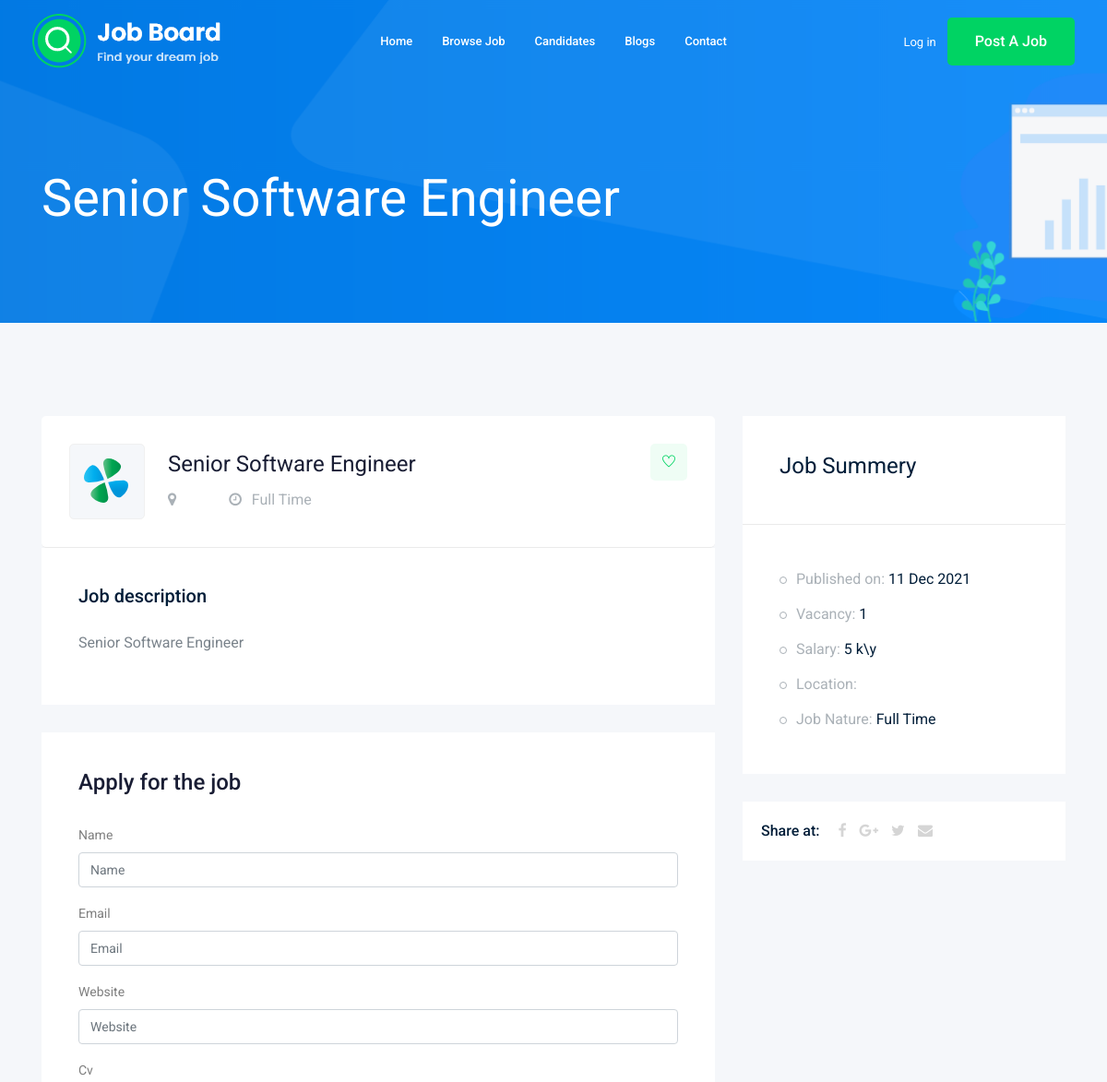
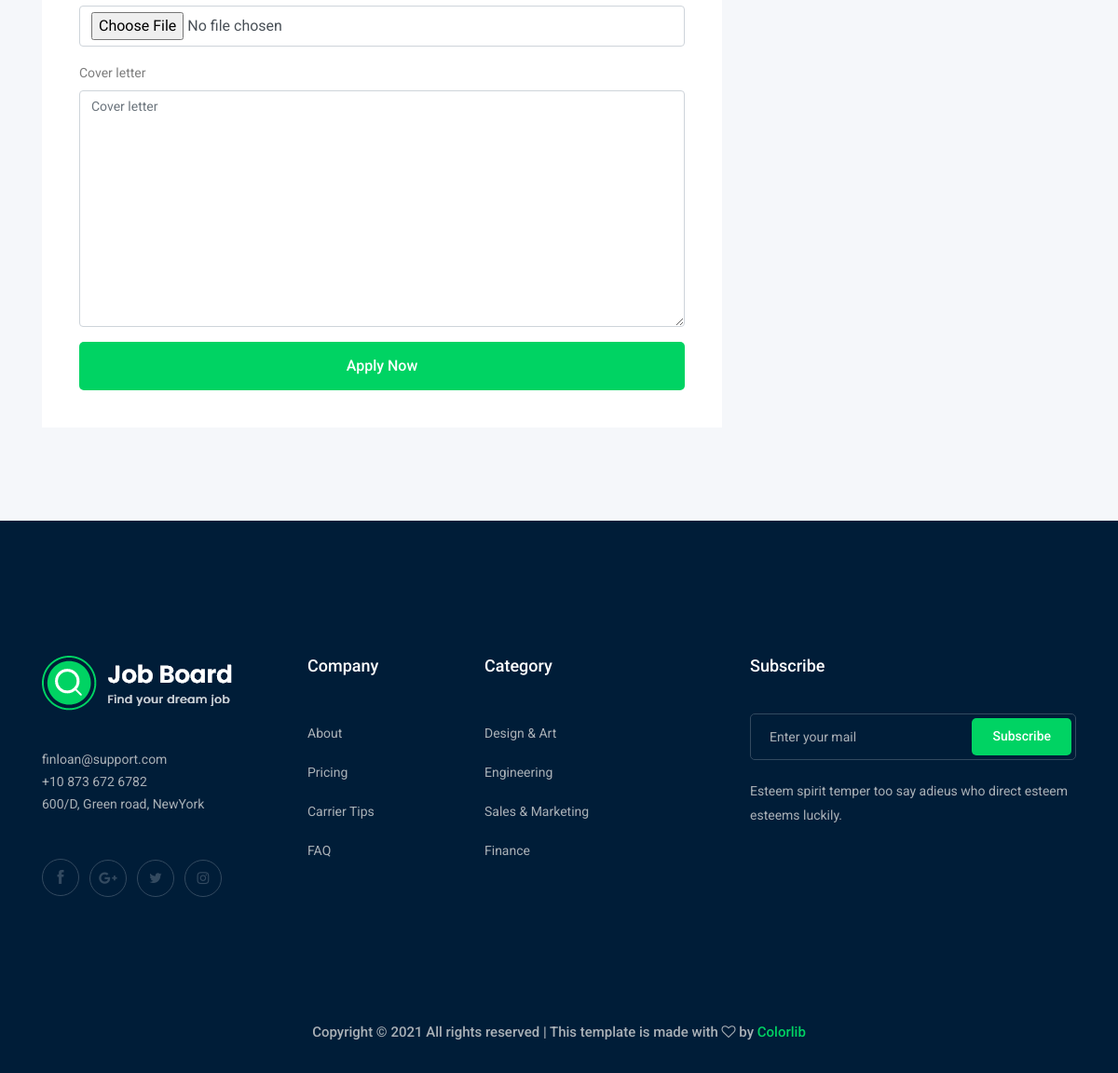
Screenshot of /jobs/1 with the database file from the repository (2 pictures, top to bottom).
### job/models.py (models this page shows, shortened)
class Job(models.Model):
    owner = models.ForeignKey(
        User, related_name='job_owner', on_delete=models.CASCADE)
    title = models.CharField(max_length=100)  # column
    job_type = models.CharField(max_length=15, choices=JOB_TYPE)
    description = models.TextField(max_length=1000)
    published_at = models.DateTimeField(auto_now=True)
    vacancy = models.IntegerField(default=1)
    salary = models.IntegerField(default=0)
    experience = models.IntegerField(default=1)
    category = models.ForeignKey('Category', on_delete=models.CASCADE)
    image = models.ImageField(upload_to=image_upload)
    slug = models.SlugField(unique=True, blank=True, null=True)
    def __str__(self) -> str:
        return self.title

### job/views.py (the view)
# urls.py: path('<int:id>', views.job_detail, name='job_detail'),
def job_detail(request, id):
    job_detail = Job.objects.get(id=id)
    if request.method == 'POST':
        form = CandidateForm(request.POST, request.FILES)
        if form.is_valid():
            new_candidate = form.save(commit=False)
            new_candidate.job = job_detail
            new_candidate.save()
    else:
        form = CandidateForm()
    context = {
        'job': job_detail,
        'form': form,
    }
    return render(request, 'job/job_detail.html', context)

### job/forms.py
class CandidateForm(forms.ModelForm):
    class Meta:
        model = Candidate
        fields = ['name', 'email', 'website', 'cv', 'cover_letter']

### job/templates/job/job_detail.html (shortened to what this page needs)
{% extends 'base.html' %}
{% load bootstrap5 %}
{% block content %}
<div class="bradcam_area bradcam_bg_1">
    <div class="container">
        <div class="row">
            <div class="col-xl-12">
                <div class="bradcam_text">
                    <h3>{{ job }}</h3>
                </div>
            </div>
        </div>
    </div>
</div>
<div class="job_details_area">
    <div class="container">
        <div class="row">
            <div class="col-lg-8">
                <div class="job_details_header">
                    <div class="single_jobs white-bg d-flex justify-content-between">
                        <div class="jobs_left d-flex align-items-center">
                            <div class="thumb">
                                <img src="img/svg_icon/1.svg" alt="">
                            </div>
                            <div class="jobs_conetent">
                                <a href="#">
                                    <h4>{{ job }}</h4>
                                </a>
                                <div class="links_locat d-flex align-items-center">
                                    <div class="location">
                                        <p> <i class="fa fa-map-marker"></i> </p>
                                    </div>
                                    <div class="location">
                                        <p> <i class="fa fa-clock-o"></i> {{ job.job_type }}</p>
                                    </div>
                                </div>
                            </div>
                        </div>
                        <div class="jobs_right">
                            <div class="apply_now">
                                <a class="heart_mark" href="#"> <i class="ti-heart"></i> </a>
                            </div>
                        </div>
                    </div>
                </div>
                <div class="descript_wrap white-bg">
                    <div class="single_wrap">
                        <h4>Job description</h4>
                        <p> {{ job.description }} </p>
                    </div>
                </div>
                <div class="apply_job_form white-bg">
                    <h4>Apply for the job</h4>
                    <form method='POST' enctype="multipart/form-data">
                        {% bootstrap_form form %}
                        {% buttons %}
                        <button class="boxed-btn3 w-100" type="submit">Apply Now</button>
                        {% endbuttons %}
                    </form>
                </div>
            </div>
            <div class="col-lg-4">
                <div class="job_sumary">
                    <div class="summery_header">
                        <h3>Job Summery</h3>
                    </div>
                    <div class="job_content">
                        <ul>
                            <li>Published on: <span>{{ job.published_at|date:" d M Y" }}</span></li>
                            <li>Vacancy: <span>{{ job.vacancy }}</span></li>
                            <li>Salary: <span>{{ job.salary }} k\y</span></li>
                            <li>Location: </li>
                            <li>Job Nature: <span> {{ job.job_type }}</span></li>
                        </ul>
                    </div>
                </div>
                <div class="share_wrap d-flex">
                    <span>Share at:</span>
                    <ul>
                        <li><a href="#"> <i class="fa fa-facebook"></i></a> </li>
                        <li><a href="#"> <i class="fa fa-google-plus"></i></a> </li>
                        <li><a href="#"> <i class="fa fa-twitter"></i></a> </li>
                        <li><a href="#"> <i class="fa fa-envelope"></i></a> </li>
                    </ul>
                </div>
                <div class="job_location_wrap">
                    <div class="job_lok_inner">
                        <div id="map" style="height: 200px;"></div>
                    </div>
                </div>
            </div>
        </div>
    </div>
</div>
{% endblock content %}

### rows the page displays
Job: title "Senior Software Engineer", job_type "Full Time", description "Senior Software Engineer", published_at "11 Dec 2021", vacancy "1", salary "5"
